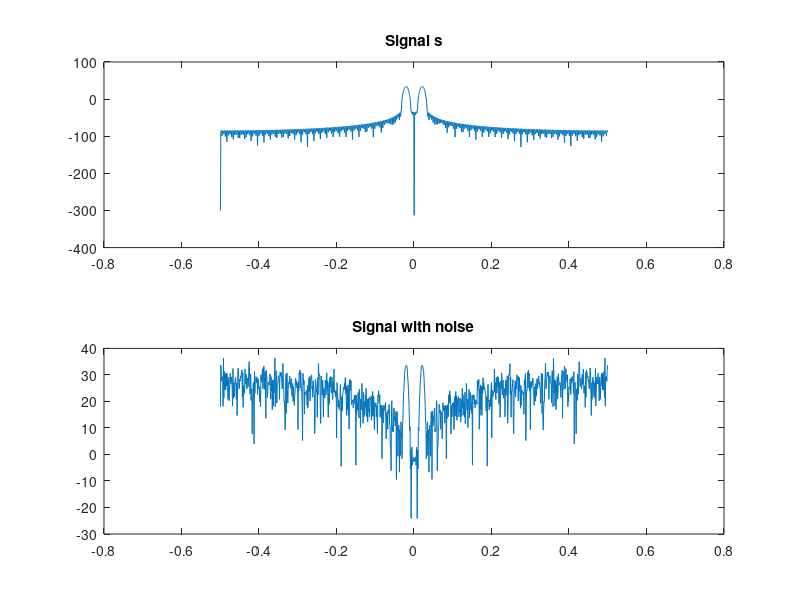
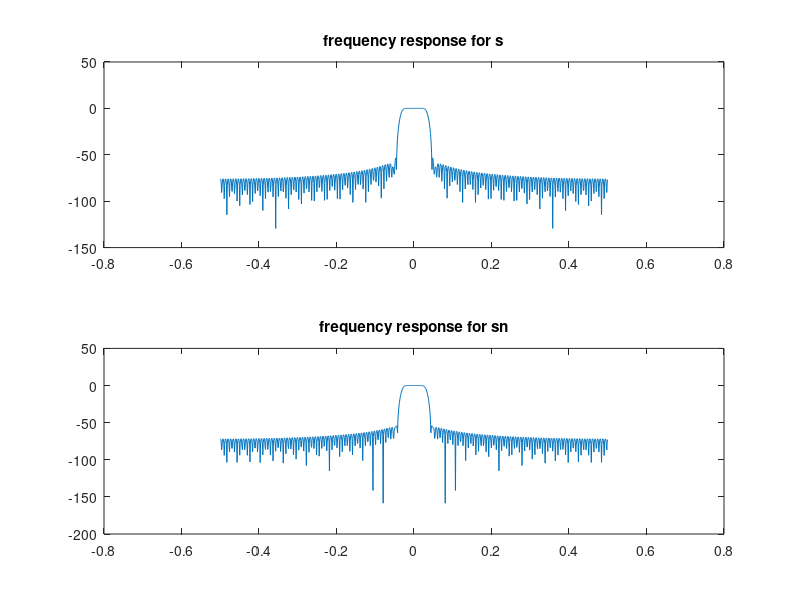
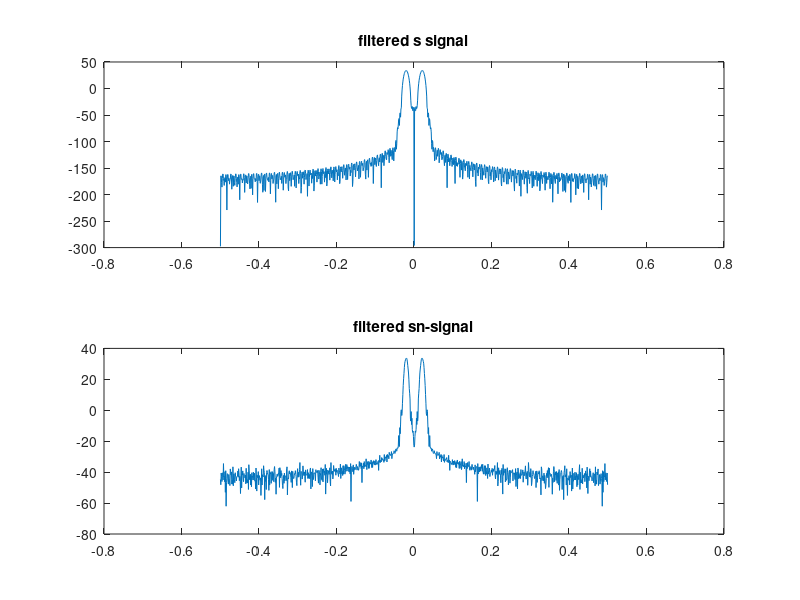
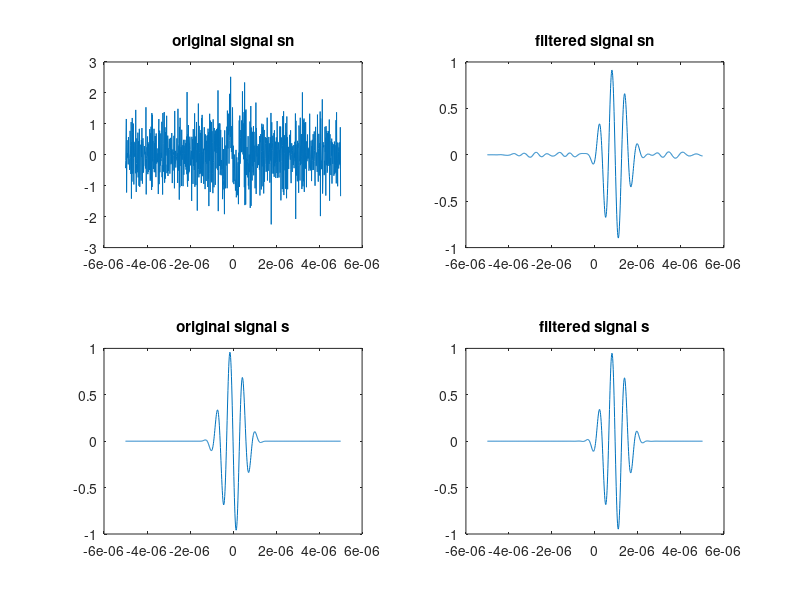

Recreate these plots in MATLAB, in order.
load('sigFile.mat');
%s: signal
%sn: signal with noise
%t: time-axis, vector containing the time of samples in s og sn.

n=1024;%n-point fft of the signal

%--------normalizing the frequency------------%
if(mod(n,0)==0) %n=Nfft
    f = linspace( -0.5, 0.5-1/n, n); % if n is even
else
    f = linspace( -0.5+0.5/n, 0.5-0.5/n, n); % if n is odd
end

%------------power spectrum--------------%
figure(1)
Xn=fft(sn,n); %fft of the noisy signal
X=fft(s,n);
Yn=fftshift(Xn);
Y=fftshift(X);

subplot(2,1,1)
plot(f,20*log10(abs(Y)))
title('Signal s')

subplot(2,1,2)
plot(f,20*log10(abs(Yn)))
title('Signal with noise')

%------------filters-----------------%
figure(2)
Asn=fir1(150,2*0.03174); %we only need lowpass filter in this case, lowpass signal for sn
As=fir1(150,2*0.03467);%lowpass filter for signal s

subplot(2,1,1)
plot(f,20*log10(abs(fftshift(fft(As,n)))))
title('frequency response for s')

subplot(2,1,2)
plot(f,20*log10(abs(fftshift(fft(Asn,n)))))
title('frequency response for sn')

%---------filtering the signal---------%
figure(3)
Ys=filter(As,1,s); 
subplot(2,1,1)
plot(f,20*log10(abs(fftshift(fft(Ys,n)))))
title('filtered s signal')

Ysn=filter(Asn,1,sn);
subplot(2,1,2)
plot(f,20*log10(abs(fftshift(fft(Ysn,n)))))
title('filtered sn-signal')

%----------comparing the signals---------%
figure(4)

subplot(2,2,1)
plot(t,sn) %non filtered sn signal
title('original signal sn')

subplot(2,2,2)
plot(t,Ysn)%lowpassfiltered sn signal
title('filtered signal sn')

subplot(2,2,3)
plot(t,s) %original signal s
title('original signal s')

subplot(2,2,4)
plot(t,Ys) %lowpassfiltered signal s
title('filtered signal s')

%-------calculating the average quadratic deviations and noise reduction-----%
aqd1=mean(abs(sn-s)); %nonfiltered noisy signal vs original signal
aqd2=mean(abs(Ysn-s)); %filtered noisy signal vs original signal

nr_db=20*log10(aqd2/aqd1) %noise reduction in decible.

